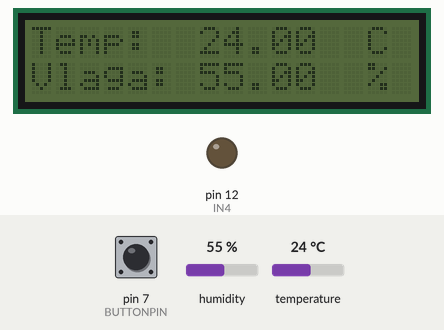
Recording of a sketch running on a simulated Arduino Uno, built with avr-gcc and run on an emulated ATmega328P. Shown: 16×2 character LCD, output pins drawn as LEDs (lit = HIGH). The inputs (shaded band) are chosen by the test bench; at power-on: pin 7 (BUTTONPIN) HIGH, humidity 55 %, temperature 24 °C.

Above: at 3.7 s.
3.8 s: pin 7 (BUTTONPIN) pulled LOW for 0.15 s
At 3.93 s:
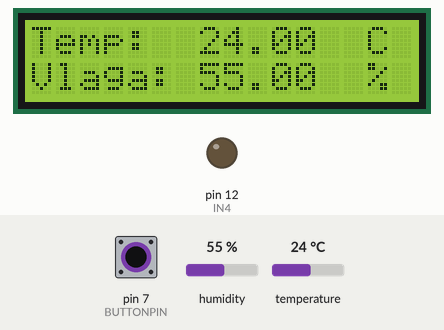
5.4 s: humidity set to 31 %
At 6.7 s:
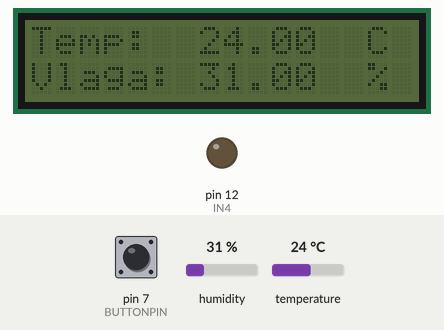
7.7 s: humidity set to 28 %
At 10.5 s:
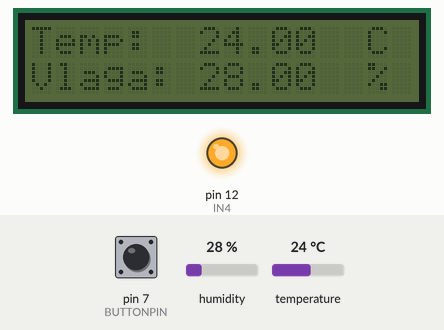
10.8 s: pin 7 (BUTTONPIN) pulled LOW for 1 s
At 11.6 s:
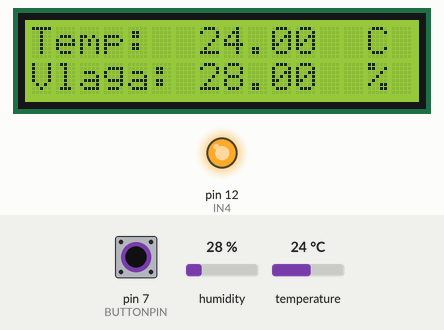
13.3 s: temperature set to 12 °C
At 16.1 s:
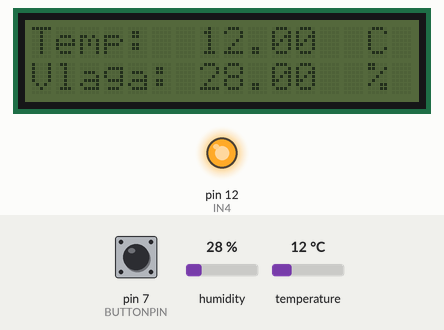
16.9 s: temperature set to 19 °C
At 20.0 s:
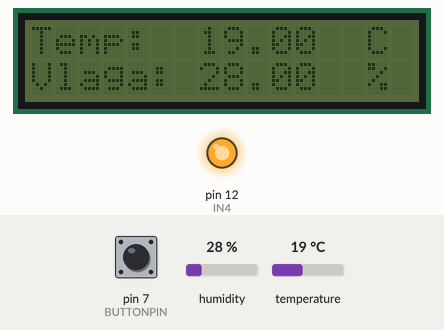
Timing chart, 0 to 21.0 s (numbered marks = the images above; inputs shaded):
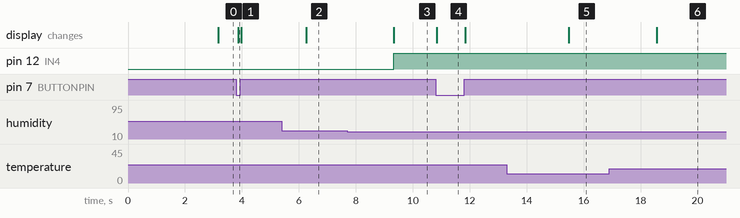

Measured:
- the behaviour switches between 30 and 29 % on humidity (found by bisection; images 2 and 3)
- after the input at 3.8 s, the display: changes after 0.08 s (image 1)
- after the input at 5.4 s, the display: changes after 0.85 s (image 2)
- after the input at 7.7 s, pin 12 (IN4): LOW → HIGH after 1.6 s; the display: changes after 1.6 s (image 3)
- after the input at 10.8 s, the display: changes at once (image 4)
- after the input at 13.3 s, the display: changes after 2.2 s (image 5)
- after the input at 16.9 s, the display: changes after 1.7 s (image 6)

The sketch:

temp_humidity_relay.ino
```cpp
#include <DHT.h>
#include <LiquidCrystal_I2C.h>
#include <Wire.h>

#define DHTPIN 2
#define DHTTYPE DHT22       // DHT 22 (AM2302)
DHT dht(DHTPIN, DHTTYPE);   // Initialize DHT sensor for normal 16mhz Arduino
#define BUTTONPIN 7
#define NUMDELAYS 30        // 30 delays x 100 ms = 3 seconds, because the DHT22
                            // updates only every ~2 seconds
#define DELAYTIME 100       // 100 ms for delay
// Relay
#define IN4 12

// Set the LCD address to 0x3F for a 16 chars and 2 line display
LiquidCrystal_I2C lcd(0x3F, 16, 2);

int button, delays, relayState;
float hum, temp;

void setup() {
    lcd.begin();
    lcd.backlight();
    dht.begin();

    // Pushbutton
    pinMode(BUTTONPIN, INPUT);

    // Relay
    pinMode(IN4, OUTPUT);
    digitalWrite(IN4, LOW);

    delays = 0;

    lcd.clear();
    lcd.setCursor(0, 0);
    lcd.print("Temperature & ");
    lcd.setCursor(0, 1);
    lcd.print("Humidity - v0.2");

    Serial.begin(9600);
}

void loop() {
    button = digitalRead(BUTTONPIN);

    if (button == LOW) {
        lcd.backlight();
    } else {
        lcd.noBacklight();
    }

    if(delays >= NUMDELAYS){
        delays = 0;
        // Read data and store it to variables hum and temp
        hum = dht.readHumidity();
        temp = dht.readTemperature();

        lcd.clear();
        lcd.print("Temp:         C ");
        lcd.setCursor(7, 0);
        lcd.print(temp);
        lcd.setCursor(0, 1);
        lcd.print("Vlaga:        % ");
        lcd.setCursor(7, 1);
        lcd.print(hum);

        relayState = digitalRead(IN4);

        if( (hum > 70.0 || hum < 30.0 ) && (relayState == LOW) ) {
            digitalWrite(IN4, HIGH);
        } else if ( (hum <= 70.0 && hum >= 30.0 ) && (relayState == HIGH) ) {
            digitalWrite(IN4, LOW);
        }
    }
    delay(DELAYTIME);
    if(delays < NUMDELAYS){
        delays++;
    }
}
```
